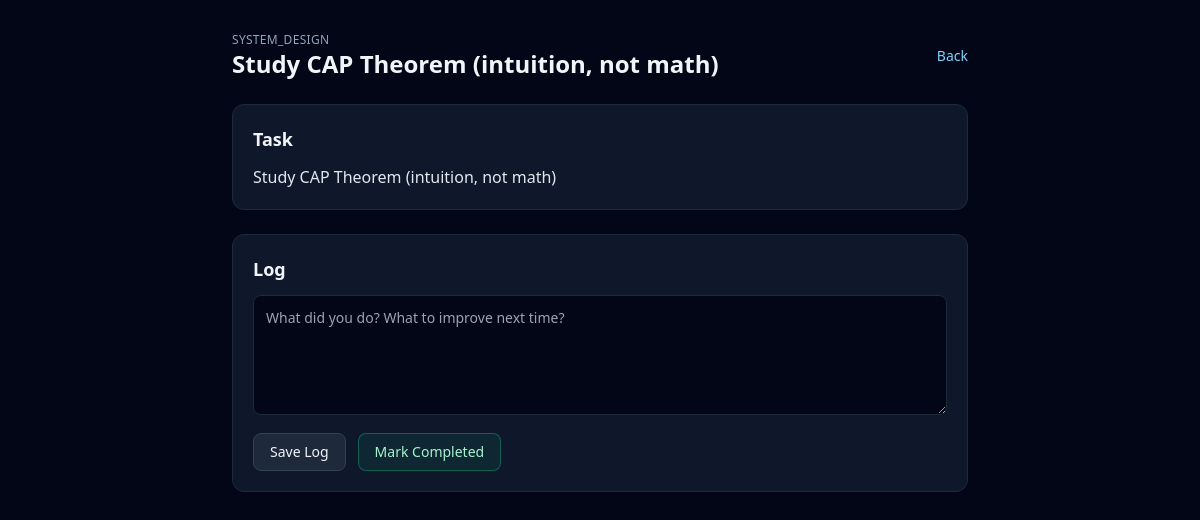
Screenshot of /tasks/21 with the database file from the repository.
### app/models/task.py (models this page shows)
class TodayTask(Base):
    __tablename__ = "today_tasks"
    id = Column(Integer, primary_key=True, index=True)
    date = Column(Date, default=date.today, index=True)
    module_id = Column(String, nullable=False, index=True)
    name = Column(String, nullable=False)
    group = Column(String, nullable=False)
    task_type = Column(String, nullable=False, default="todo")
    problem_text = Column(Text, nullable=True)
    code_template = Column(Text, nullable=True)
    log = Column(Text, nullable=True)
    url = Column(String, nullable=True)
    extra = Column(JSON, nullable=True)

### app/api/tasks.py (the view)
@router.get("/tasks/{task_id}", response_class=HTMLResponse)
def task_detail(request: Request, task_id: int, db: Session = Depends(get_db)):
    task = db.query(TodayTask).filter(TodayTask.id == task_id).first()
    source = "today"
    if not task:
        task = db.query(TaskHistory).filter(TaskHistory.id == task_id).first()
        source = "history"
    if not task:
        raise HTTPException(status_code=404, detail="Task not found")
    template_name = "tasks/coding_detail.html" if task.task_type == "coding" else "tasks/todo_detail.html"
    return templates.TemplateResponse(
        template_name,
        {
            "request": request,
            "task": task,
            "module_id": task.module_id,
            "title": task.name,
            "problem_text": task.problem_text,
            "code_template": task.code_template,
            "log": task.log,
            "source": source,
        },
    )

### app/templates/tasks/todo_detail.html (shortened to what this page needs)
<!DOCTYPE html>
<html lang="en">
<head>
  <script src="https://cdn.tailwindcss.com"></script>
</head>
<body class="bg-slate-950 text-slate-100 min-h-screen">
  <div class="max-w-3xl mx-auto px-4 py-8 space-y-6">
    <header class="flex items-center justify-between gap-3">
      <div>
        <p class="text-xs text-slate-400 uppercase tracking-wide">{{ module_id }}</p>
        <h1 class="text-2xl font-bold">{{ title }}</h1>
      </div>
      <a href="/" class="text-sm text-sky-300">Back</a>
    </header>
    <section class="bg-slate-900 border border-slate-800 rounded-xl p-5 space-y-3">
      <h2 class="text-lg font-semibold">Task</h2>
      <p class="text-slate-200 whitespace-pre-line">{{ problem_text or title }}</p>
    </section>
    <section class="bg-slate-900 border border-slate-800 rounded-xl p-5 space-y-3">
      <h2 class="text-lg font-semibold">Log</h2>
      <form class="space-y-3" id="log-form">
        <textarea name="log" id="log" class="w-full min-h-[120px] bg-slate-950 border border-slate-800 rounded-lg p-3 text-sm"
          placeholder="What did you do? What to improve next time?">{{ log or '' }}</textarea>
        <div class="flex items-center gap-3">
          <button type="button" onclick="saveLog()" class="px-4 py-2 bg-slate-800 border border-slate-700 rounded-lg text-sm">Save Log</button>
          <button type="button" onclick="completeTask()" class="px-4 py-2 bg-emerald-500/10 border border-emerald-500/40 text-emerald-200 rounded-lg text-sm">Mark Completed</button>
        </div>
      </form>
    </section>
  </div>
</body>
</html>

### rows the page displays
TodayTask: module "SYSTEM_DESIGN", name "Study CAP Theorem (intuition, not math)"
